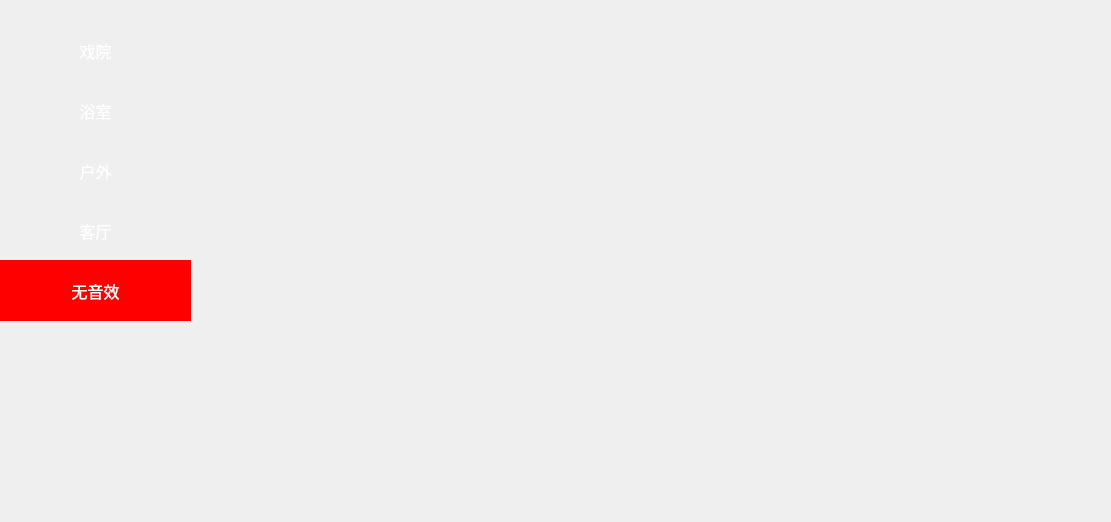
<?xml version="1.0" encoding="UTF-8"?>
<ui version="4.0">
 <class>effectPage</class>
 <widget class="QDialog" name="effectPage">
  <property name="geometry">
   <rect>
    <x>0</x>
    <y>0</y>
    <width>1111</width>
    <height>522</height>
   </rect>
  </property>
  <property name="windowTitle">
   <string>Dialog</string>
  </property>
  <property name="windowOpacity">
   <double>1.000000000000000</double>
  </property>
  <property name="styleSheet">
   <string notr="true"/>
  </property>
  <widget class="QPushButton" name="theaterEffectButton">
   <property name="geometry">
    <rect>
     <x>0</x>
     <y>20</y>
     <width>191</width>
     <height>61</height>
    </rect>
   </property>
   <property name="font">
    <font>
     <family>Bahnschrift Condensed</family>
     <pointsize>12</pointsize>
    </font>
   </property>
   <property name="styleSheet">
    <string notr="true">
QPushButton{border:0px; color:white;background:transparent;}
QPushButton:hover{background-color:red;}
QPushButton:checked{background-color:red;}</string>
   </property>
   <property name="text">
    <string>戏院</string>
   </property>
   <property name="iconSize">
    <size>
     <width>32</width>
     <height>32</height>
    </size>
   </property>
   <property name="checkable">
    <bool>true</bool>
   </property>
   <property name="checked">
    <bool>false</bool>
   </property>
   <property name="autoRepeat">
    <bool>false</bool>
   </property>
   <property name="autoExclusive">
    <bool>true</bool>
   </property>
   <property name="flat">
    <bool>true</bool>
   </property>
  </widget>
  <widget class="QPushButton" name="bathRoomEffectButton">
   <property name="geometry">
    <rect>
     <x>0</x>
     <y>80</y>
     <width>191</width>
     <height>61</height>
    </rect>
   </property>
   <property name="font">
    <font>
     <family>Bahnschrift Condensed</family>
     <pointsize>12</pointsize>
    </font>
   </property>
   <property name="styleSheet">
    <string notr="true">
QPushButton{border:0px; color:white;background:transparent;}
QPushButton:hover{background-color:red;}
QPushButton:checked{background-color:red;}</string>
   </property>
   <property name="text">
    <string>浴室</string>
   </property>
   <property name="iconSize">
    <size>
     <width>32</width>
     <height>32</height>
    </size>
   </property>
   <property name="checkable">
    <bool>true</bool>
   </property>
   <property name="checked">
    <bool>false</bool>
   </property>
   <property name="autoRepeat">
    <bool>false</bool>
   </property>
   <property name="autoExclusive">
    <bool>true</bool>
   </property>
   <property name="flat">
    <bool>true</bool>
   </property>
  </widget>
  <widget class="QPushButton" name="outdoorEffectButton">
   <property name="geometry">
    <rect>
     <x>0</x>
     <y>140</y>
     <width>191</width>
     <height>61</height>
    </rect>
   </property>
   <property name="font">
    <font>
     <family>Bahnschrift Condensed</family>
     <pointsize>12</pointsize>
    </font>
   </property>
   <property name="styleSheet">
    <string notr="true">
QPushButton{border:0px; color:white;background:transparent;}
QPushButton:hover{background-color:red;}
QPushButton:checked{background-color:red;}</string>
   </property>
   <property name="text">
    <string>户外</string>
   </property>
   <property name="iconSize">
    <size>
     <width>32</width>
     <height>32</height>
    </size>
   </property>
   <property name="checkable">
    <bool>true</bool>
   </property>
   <property name="checked">
    <bool>false</bool>
   </property>
   <property name="autoRepeat">
    <bool>false</bool>
   </property>
   <property name="autoExclusive">
    <bool>true</bool>
   </property>
   <property name="flat">
    <bool>true</bool>
   </property>
  </widget>
  <widget class="QPushButton" name="livingRoomEffectButton">
   <property name="geometry">
    <rect>
     <x>0</x>
     <y>200</y>
     <width>191</width>
     <height>61</height>
    </rect>
   </property>
   <property name="font">
    <font>
     <family>Bahnschrift Condensed</family>
     <pointsize>12</pointsize>
    </font>
   </property>
   <property name="styleSheet">
    <string notr="true">
QPushButton{border:0px; color:white;background:transparent;}
QPushButton:hover{background-color:red;}
QPushButton:checked{background-color:red;}</string>
   </property>
   <property name="text">
    <string>客厅</string>
   </property>
   <property name="iconSize">
    <size>
     <width>32</width>
     <height>32</height>
    </size>
   </property>
   <property name="checkable">
    <bool>true</bool>
   </property>
   <property name="checked">
    <bool>false</bool>
   </property>
   <property name="autoRepeat">
    <bool>false</bool>
   </property>
   <property name="autoExclusive">
    <bool>true</bool>
   </property>
   <property name="flat">
    <bool>true</bool>
   </property>
  </widget>
  <widget class="QPushButton" name="noEffectButton">
   <property name="geometry">
    <rect>
     <x>0</x>
     <y>260</y>
     <width>191</width>
     <height>61</height>
    </rect>
   </property>
   <property name="font">
    <font>
     <family>Bahnschrift Condensed</family>
     <pointsize>12</pointsize>
    </font>
   </property>
   <property name="styleSheet">
    <string notr="true">
QPushButton{border:0px; color:white;background:transparent;}
QPushButton:hover{background-color:red;}
QPushButton:checked{background-color:red;}</string>
   </property>
   <property name="text">
    <string>无音效</string>
   </property>
   <property name="iconSize">
    <size>
     <width>32</width>
     <height>32</height>
    </size>
   </property>
   <property name="checkable">
    <bool>true</bool>
   </property>
   <property name="checked">
    <bool>true</bool>
   </property>
   <property name="autoRepeat">
    <bool>false</bool>
   </property>
   <property name="autoExclusive">
    <bool>true</bool>
   </property>
   <property name="flat">
    <bool>true</bool>
   </property>
  </widget>
  <widget class="QLabel" name="effectPicture">
   <property name="geometry">
    <rect>
     <x>220</x>
     <y>0</y>
     <width>891</width>
     <height>511</height>
    </rect>
   </property>
   <property name="text">
    <string/>
   </property>
  </widget>
 </widget>
 <resources/>
 <connections/>
</ui>
